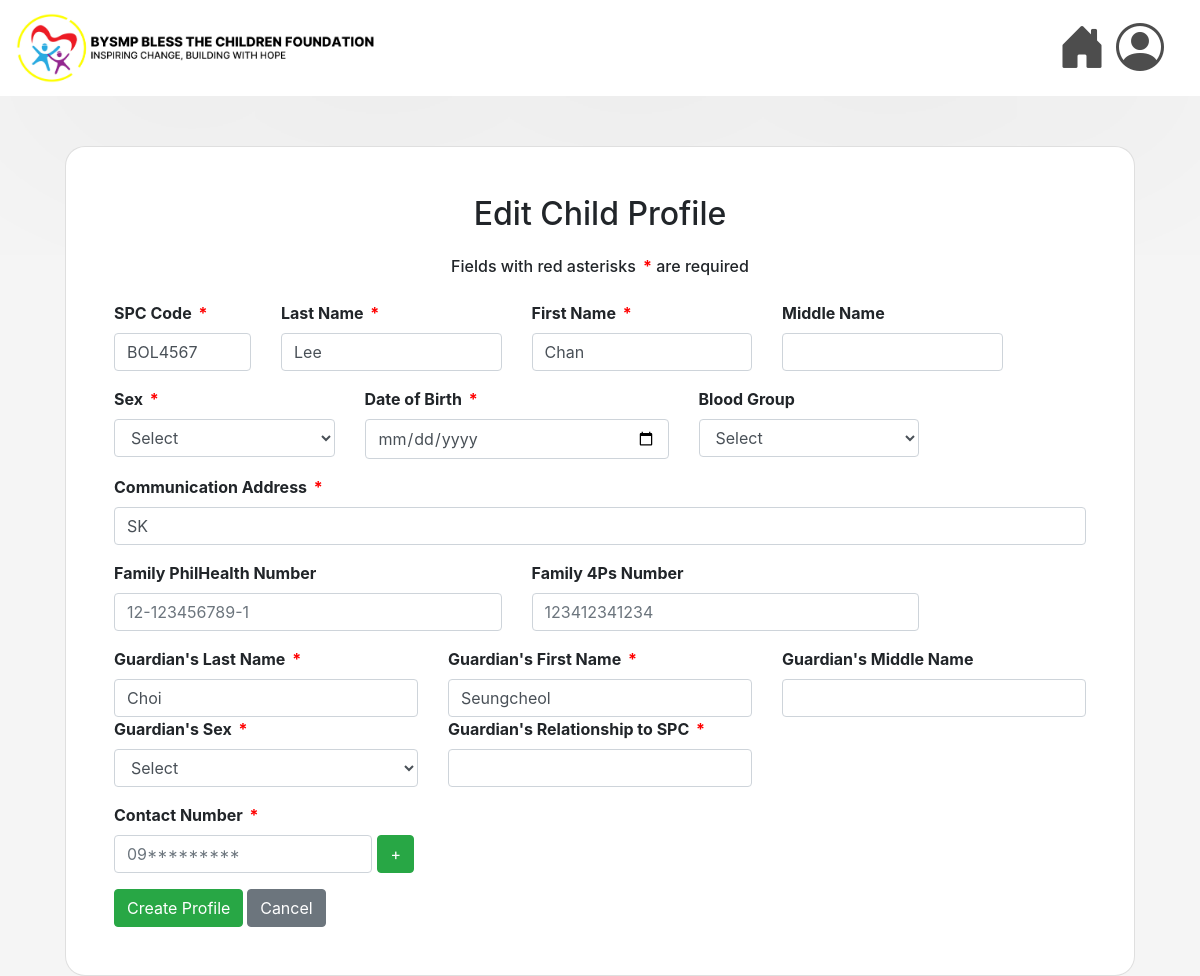
/edit/8/, run on the app's committed database.
### msys42app/models.py (models this page shows, shortened)
class Child(models.Model):
    code = models.CharField(max_length=7, validators=[RegexValidator(regex=r'^[A-Za-z]{3}\d{4}$')], unique=True, null=False, blank=False)
    lastname = models.CharField(max_length=25, null=False, blank=False)
    firstname = models.CharField(max_length=50, null=False, blank=False)
    middlename = models.CharField(max_length=25, null=True)
    sex = models.CharField(max_length=6, choices=[('Male', 'Male'), ('Female', 'Female')], null=False, blank=False)
    birth = models.DateField(null=False, blank=False)
    blood_group = models.CharField(max_length=3, blank=True, null=True)
    address = models.TextField(max_length=255, null=False, blank=False)
    philhealth_number = models.CharField(max_length=14, validators=[MinLengthValidator(14)], blank=True, null=True)
    fourps_number = models.CharField(max_length=20, blank=True, null=True)
    guardian_lastname = models.CharField(max_length=25, null=False, blank=False)
    guardian_firstname = models.CharField(max_length=50, null=False, blank=False)
    guardian_middlename = models.CharField(max_length=25, null=True, blank=True)
    guardian_relationship = models.CharField(max_length=25, null=False, blank=False)
    guardian_sex = models.CharField(max_length=6, choices=[('Male', 'Male'), ('Female', 'Female')], null=False, blank=False)
    age = models.IntegerField(null=False, blank=False)

### msys42app/views.py (the view)
# urls.py: path('edit/<int:pk>/', views.edit_child_profile, name='edit_child_profile'),
def edit_child_profile(request,pk):
    child = get_object_or_404(Child, pk=pk)
    numbers = ContactNumber.objects.filter(child=child)
    return render(request, 'msys42app/edit_cp.html', {'child': child, 'contacts':numbers })

### msys42app/templates/msys42app/edit_cp.html (shortened to what this page needs)
{% extends 'msys42app/base.html' %}
{% load static %}
{% block content %}
<div class="container-fluid" style="min-height: 100vh; display: flex; justify-content: center; align-items: center;">
    <div class="card p-5" style="border-radius: 20px; width: 100%; max-width: 1500px;">
        <h2 class="text-center mb-4">Edit Child Profile</h2>
        <h6 class="text-center mb-4"> Fields with red asterisks <span class="required" style="color: red;">*</span> are required </h6>
        <form method="POST" action="{% url 'edit_child_profile' pk=child.pk %}" style="font-weight: bolder;">
            <div class="row mb-3">
                <div class="col-md-2">
                    <label for="code">SPC Code <span class="required" style="color: red;">*</span></label>
                    <input type="text" class="form-control" id="code" name="code" maxlength="7" minlength="7" pattern="[A-Z]{3}[0-9]{4}" value="{{ child.code }}" placeholder="AAA1234">
                </div>
                <div class="col-md-3">
                    <label for="lastname">Last Name <span class="required" style="color: red;">*</span></label>
                    <input type="text" class="form-control" id="lastname" name="lastname" maxlength="25" value="{{ child.lastname }}" required>
                </div>
                <div class="col-md-3">
                    <label for="firstname">First Name <span class="required" style="color: red;">*</span></label>
                    <input type="text" class="form-control" id="firstname" name="firstname" maxlength="50" value="{{ child.firstname }}" required>
                </div>
                <div class="col-md-3">
                    <label for="middlename">Middle Name</label>
                    <input type="text" class="form-control" id="middlename" name="middlename" maxlength="25" value="{{ child.middlename }}">
                </div>
            </div>
            <div class="row mb-3">
                <div class="col-md-3">
                    <label for="sex">Sex <span class="required" style="color: red;">*</span></label>
                    <select class="form-control" id="sex" name="sex" value="{{ child.sex }}" required>
                        <option value="">Select</option>
                    </select>
                </div>
                <div class="col-md-4">
                    <label for="birth">Date of Birth <span class="required" style="color: red;">*</span></label>
                    <input type="date" class="form-control" id="birth" name="birth" value="{{ child.birth }}" required>
                </div>
                <div class="col-md-3">
                    <label for="blood_group">Blood Group</label>
                    <select class="form-control" id="blood_group" name="blood_group" value="{{ child.blood_group }}">
                        <option value="">Select</option>
                    </select>
                </div>
            </div>
            <div class="mb-3">
                <label for="address">Communication Address <span class="required" style="color: red;">*</span></label>
                <input type="text" class="form-control" id="address" name="address" maxlength="255" value="{{ child.address }}" required>
            </div>
            <div class="row mb-3">
                <div class="col-md-5">
                    <label for="philhealth">Family PhilHealth Number</label>
                    <input type="text" class="form-control" id="philhealth" name="philhealth" pattern="[0-9]{2}-[0-9]{9}-[0-9]{1}"   value="{{ child.philhealth }}" placeholder="12-123456789-1" maxlength="14">
                </div>
                <div class="col-md-5">
                    <label for="fourps">Family 4Ps Number</label>
                    <input type="text" class="form-control" id="fourps" name="fourps" maxlength="20" value="{{ child.fourps }}" placeholder="123412341234">
                </div>
            </div>
            <div class="row mb-3">
                <div class="col-md-4">
                    <label for="guardian_lastname">Guardian's Last Name <span class="required" style="color: red;">*</span></label>
                    <input type="text" class="form-control" id="guardian_lastname" name="guardian_lastname" value="{{ child.guardian_lastname }}" required>
                </div>
                <div class="col-md-4">
                    <label for="guardian_firstname">Guardian's First Name <span class="required" style="color: red;">*</span></label>
                    <input type="text" class="form-control" id="guardian_firstname" name="guardian_firstname" value="{{ child.guardian_firstname }}" required>
                </div>
                <div class="col-md-4">
                    <label for="guardian_middlename">Guardian's Middle Name</label>
                    <input type="text" class="form-control" id="guardian_middlename" name="guardian_middlename" value="{{ child.guardian_middlename }}">
                </div>
                <div class="col-md-4">
                    <label for="guardian_sex">Guardian's Sex <span class="required" style="color: red;">*</span></label>
                    <select class="form-control" id="guardian_sex" name="guardian_sex" value="{{ child.guardian_sex }}" required>
                        <option value="">Select</option>
                    </select>
                </div>
                <div class="col-md-4">
                    <label for="relationship">Guardian's Relationship to SPC <span class="required" style="color: red;">*</span></label>
                    <input type="text" class="form-control" id="relationship" name="relationship" value="{{ child.relationship }}" required>
                </div>
            </div>
            <div class="mb-3" style="width: 300px; align-self: left;">
                <label for="contact_number[]">Contact Number <span class="required" style="color: red;">*</span></label>
                <div id="contact-numbers">
                    <div class="d-flex mb-2">
                        <input type="tel" id="contact_number[]" pattern="09[0-9]{9}" class="form-control" name="contact_number[]" placeholder="09*********" value="{{ phone }}" maxlength="11" required>
                        <button type="button" class="btn btn-success ms-2" id="addContact" style="margin-left: 5px;">+</button>
                    </div>
                </div>
            </div>
            <div class="text-left">
                <button type="submit" class="btn btn-success">Create Profile</button>
                <a href="{% url 'view_child_profile' pk=child.pk%}" class="btn btn-secondary" onclick="return confirmCancel();">Cancel</a>
            </div>
        </form>
    </div>
</div>
{% endblock %}

### msys42app/static/style.css (style rules this page uses)
body { background-color: #f5f5f5; }
.card { background-color: white; height: auto; width: 100%; max-width: 800px; margin-top: 50px; border-radius: 20px; padding: 20px; }
.required { color: red; font-weight: bold; margin-left: 3px; }

### data on the page
Child: code "BOL4567", lastname "Lee", firstname "Chan", address "SK", guardian_lastname "Choi", guardian_firstname "Seungcheol"
